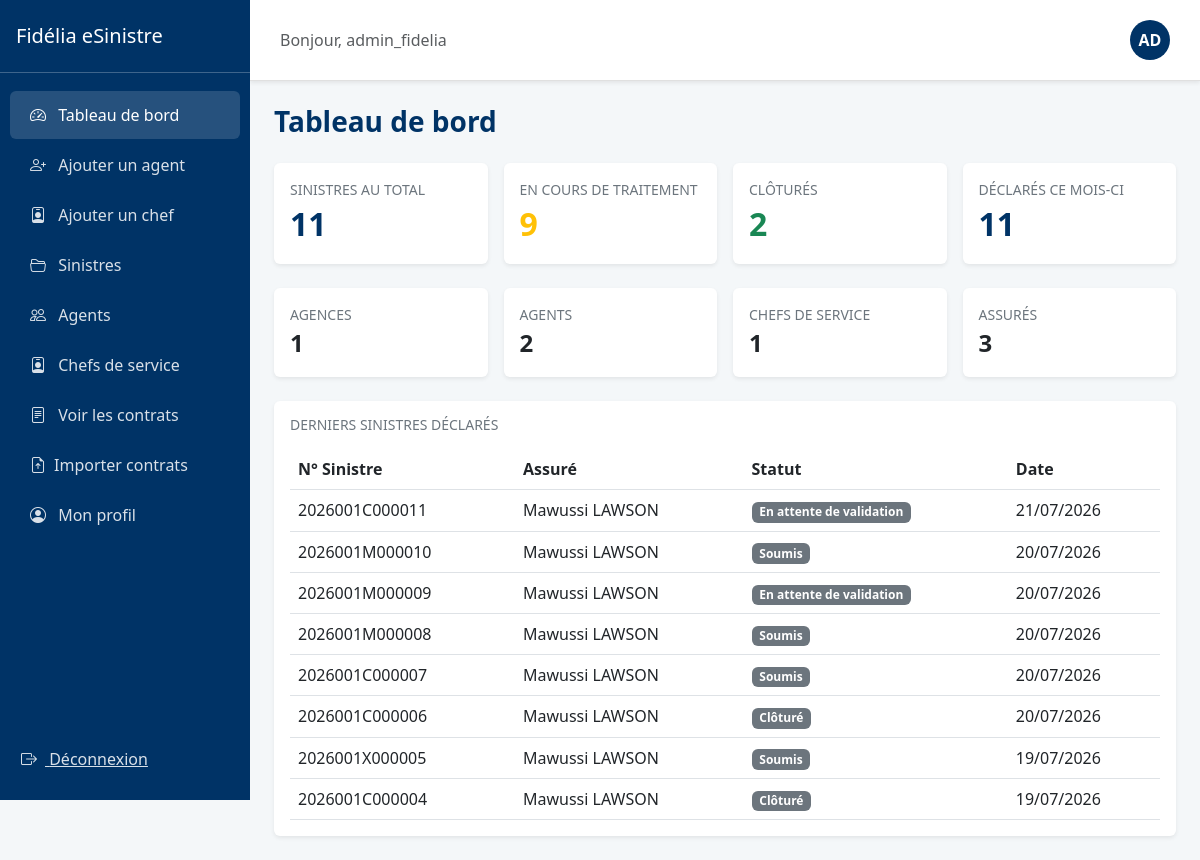
The page /sinistres/admin/accueil/ (signed in) on the database as committed earlier.
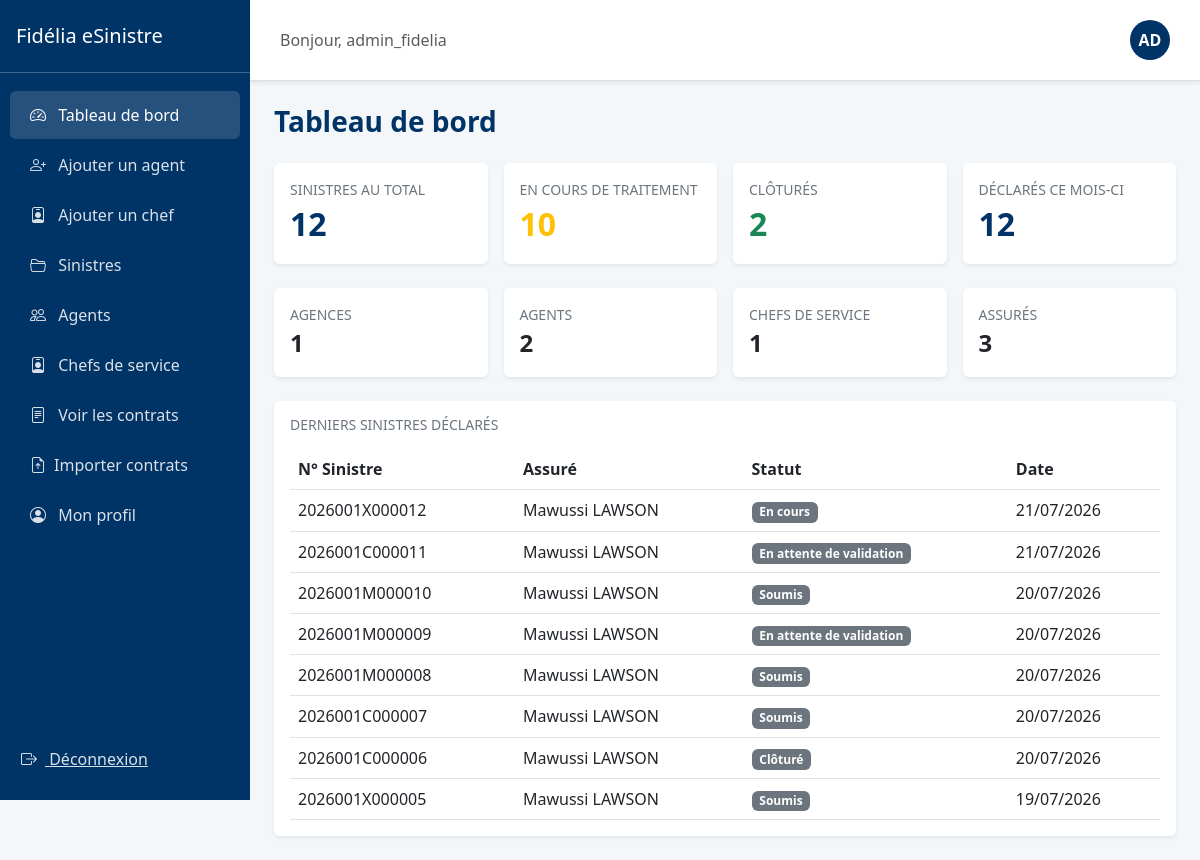
The same page on the database as committed later.
### gestion_sinistres/models.py (models this page shows, shortened)
class Sinistre(models.Model):
    NATURE_CHOICES = [('C', 'Corporel'), ('M', 'Matériel'), ('X', 'Mixte')]
    STATUS_CHOICES = [
        ('SOUMIS', 'Soumis'),
        ('ATTENTE_COMPLEMENTS', 'En attente de compléments'),
        ('ATTENTE_VALIDATION', 'En attente de validation'),
        ('A_CORRIGER', 'A corriger'),
        ('EN_COURS', 'En cours'),
        ('CLOTURE', 'Clôturé'),
        ('SANS_SUITE', 'Sans suite'),
        ('REOUVERT', 'Réouvert'),
    ]
    n_police = models.CharField(max_length=50)
    nom_conducteur = models.CharField(max_length=100)
    immatriculation = models.CharField(max_length=20)
    numero_sinistre = models.CharField(max_length=20, unique=True)
    statut = models.CharField(max_length=30, choices=STATUS_CHOICES, default='SOUMIS')
    agent_traitant = models.CharField(max_length=100, blank=True, null=True)
    montant_estime = models.DecimalField(max_digits=12, decimal_places=2, default=0)
    prix_retenu = models.DecimalField(max_digits=12, decimal_places=2, null=True, blank=True)
    beneficiaire_nom = models.CharField(max_length=100, blank=True, null=True)
    beneficiaire_prenoms = models.CharField(max_length=100, blank=True, null=True)
    beneficiaire_telephone = models.CharField(max_length=20, blank=True, null=True)
    numero_cheque = models.CharField(max_length=50, blank=True, null=True)
    banque_cheque = models.CharField(max_length=100, blank=True, null=True)
    montant_cheque = models.DecimalField(max_digits=12, decimal_places=2, null=True, blank=True)
    date_emission_cheque = models.DateField(null=True, blank=True)
    attestation_generee = models.BooleanField(default=False)
    date_attestation = models.DateTimeField(null=True, blank=True)
    motif_sans_suite = models.TextField(blank=True, null=True)
    indemnisation_validee = models.BooleanField(default=False)
    date_survenance = models.DateTimeField()
    date_declaration = models.DateTimeField(auto_now_add=True)
    heure_approximative = models.TimeField()
    circonstances = models.TextField()
    vehicule = models.ForeignKey(Vehicule, on_delete=models.CASCADE)
    region = models.ForeignKey(Region, on_delete=models.SET_NULL, null=True)
    ville = models.ForeignKey(Ville, on_delete=models.SET_NULL, null=True)
    prefecture = models.ForeignKey(Prefecture, on_delete=models.SET_NULL, null=True)
    quartier = models.CharField(max_length=150)
    nature = models.CharField(max_length=1, choices=NATURE_CHOICES)
    precision = models.TextField(help_text="Circonstances exactes")
    numero_point_vente = models.CharField(max_length=10, default="001")
    assure = models.ForeignKey(User, on_delete=models.CASCADE, related_name='sinistres')
    quittance = models.ForeignKey(Quittance, on_delete=models.SET_NULL, null=True, blank=True)
    lettre_derogation = models.FileField(upload_to='sinistres/derogations/', blank=True, null=True)

### gestion_sinistres/views.py (the view)
# urls.py: path('admin/accueil/', views.accueil_admin, name='accueil_admin'),
@login_required
@user_passes_test(lambda u: u.is_staff)
def accueil_admin(request):
    sinistres = Sinistre.objects.all()
    debut_mois = timezone.now().replace(day=1, hour=0, minute=0, second=0, microsecond=0)
    context = {
        'nb_sinistres_total': sinistres.count(),
        'nb_sinistres_en_cours': sinistres.exclude(statut__in=['CLOTURE', 'SANS_SUITE']).count(),
        'nb_sinistres_clotures': sinistres.filter(statut='CLOTURE').count(),
        'nb_sinistres_mois': sinistres.filter(date_declaration__gte=debut_mois).count(),
        'nb_agences': Agence.objects.count(),
        'nb_agents': Agent.objects.count(),
        'nb_chefs': ChefDepartement.objects.count(),
        'nb_assures': Assure.objects.count(),
        'derniers_sinistres': sinistres.order_by('-date_declaration')[:8],
    }
    return render(request, 'accueil_admin.html', context)

### gestion_sinistres/templates/accueil_admin.html (shortened to what this page needs)
{% extends 'base_admin.html' %}
{% block content %}
<h3 class="mb-4 fw-bold" style="color: var(--fidelia-blue);">Tableau de bord</h3>
<div class="row g-3 mb-4">
    <div class="col-md-3">
        <div class="card border-0 shadow-sm p-3">
            <div class="text-secondary small text-uppercase">Sinistres au total</div>
            <div class="fs-2 fw-bold" style="color: var(--fidelia-blue);">{{ nb_sinistres_total }}</div>
        </div>
    </div>
    <div class="col-md-3">
        <div class="card border-0 shadow-sm p-3">
            <div class="text-secondary small text-uppercase">En cours de traitement</div>
            <div class="fs-2 fw-bold text-warning">{{ nb_sinistres_en_cours }}</div>
        </div>
    </div>
    <div class="col-md-3">
        <div class="card border-0 shadow-sm p-3">
            <div class="text-secondary small text-uppercase">Clôturés</div>
            <div class="fs-2 fw-bold text-success">{{ nb_sinistres_clotures }}</div>
        </div>
    </div>
    <div class="col-md-3">
        <div class="card border-0 shadow-sm p-3">
            <div class="text-secondary small text-uppercase">Déclarés ce mois-ci</div>
            <div class="fs-2 fw-bold" style="color: var(--fidelia-blue);">{{ nb_sinistres_mois }}</div>
        </div>
    </div>
</div>
<div class="row g-3 mb-4">
    <div class="col-md-3">
        <div class="card border-0 shadow-sm p-3">
            <div class="text-secondary small text-uppercase">Agences</div>
            <div class="fs-4 fw-bold">{{ nb_agences }}</div>
        </div>
    </div>
    <div class="col-md-3">
        <div class="card border-0 shadow-sm p-3">
            <div class="text-secondary small text-uppercase">Agents</div>
            <div class="fs-4 fw-bold">{{ nb_agents }}</div>
        </div>
    </div>
    <div class="col-md-3">
        <div class="card border-0 shadow-sm p-3">
            <div class="text-secondary small text-uppercase">Chefs de service</div>
            <div class="fs-4 fw-bold">{{ nb_chefs }}</div>
        </div>
    </div>
    <div class="col-md-3">
        <div class="card border-0 shadow-sm p-3">
            <div class="text-secondary small text-uppercase">Assurés</div>
            <div class="fs-4 fw-bold">{{ nb_assures }}</div>
        </div>
    </div>
</div>
<div class="card border-0 shadow-sm p-3">
    <h6 class="text-uppercase text-secondary small mb-3">Derniers sinistres déclarés</h6>
    <table class="table table-hover align-middle mb-0">
        <thead>
            <tr>
                <th>N° Sinistre</th>
                <th>Assuré</th>
                <th>Statut</th>
                <th>Date</th>
            </tr>
        </thead>
        <tbody>
            {% for s in derniers_sinistres %}
            <tr>
                <td>{{ s.numero_sinistre }}</td>
                <td>{{ s.assure.get_full_name|default:s.assure.username }}</td>
                <td><span class="badge bg-secondary">{{ s.get_statut_display }}</span></td>
                <td>{{ s.date_declaration|date:"d/m/Y" }}</td>
            </tr>
            {% empty %}
            <tr><td colspan="4" class="text-muted fst-italic">Aucun sinistre déclaré pour le moment.</td></tr>
            {% endfor %}
        </tbody>
    </table>
</div>
{% endblock %}

Rows that differ between the two databases and show on the page:
no longer on this page (row unchanged): Sinistre: numero_sinistre "2026001C000004", assure.get_full_name "Mawussi LAWSON", statut "Clôturé", date_declaration "19/07/2026"
added Sinistre: numero_sinistre "2026001X000012", assure.get_full_name "Mawussi LAWSON", statut "En cours", date_declaration "21/07/2026"
Other text that changed with them:
{{ nb_sinistres_total }}: "11" → "12"
{{ nb_sinistres_en_cours }}: "9" → "10"
{{ nb_sinistres_mois }}: "11" → "12"
